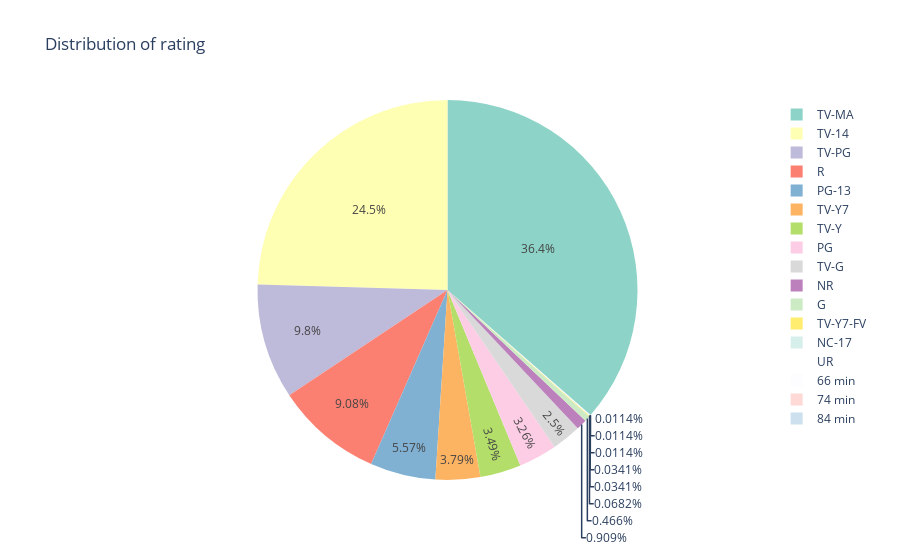

Notebook source saved alongside this figure:
### Code cell
piechart = px.pie(d, values = 'counts', names='rating', title='Distribution of rating', color_discrete_sequence=px.colors.qualitative.Set3)
piechart.show()

### Figure 1 — Plotly figure (JSON) as saved in the notebook; plotly's stock layout.template omitted (floating-point values rounded to 4 significant figures)
{"data": [{"domain": {"x": [0, 1], "y": [0, 1]}, "hovertemplate": "rating=%{label}<br>counts=%{value}<extra></extra>", "labels": ["66 min", "74 min", "84 min", "G", "NC-17", "NR", "PG", "PG-13", "R", "TV-14", "TV-G", "TV-MA", "TV-PG", "TV-Y", "TV-Y7", "TV-Y7-FV", "UR"], "legendgroup": "", "name": "", "showlegend": true, "type": "pie", "values": [1, 1, 1, 41, 3, 80, 287, 490, 799, 2160, 220, 3207, 863, 307, 334, 6, 3]}], "layout": {"legend": {"tracegroupgap": 0}, "piecolorway": ["rgb(141,211,199)", "rgb(255,255,179)", "rgb(190,186,218)", "rgb(251,128,114)", "rgb(128,177,211)", "rgb(253,180,98)", "rgb(179,222,105)", "rgb(252,205,229)", "rgb(217,217,217)", "rgb(188,128,189)", "rgb(204,235,197)", "rgb(255,237,111)"], "title": {"text": "Distribution of rating"}}}
